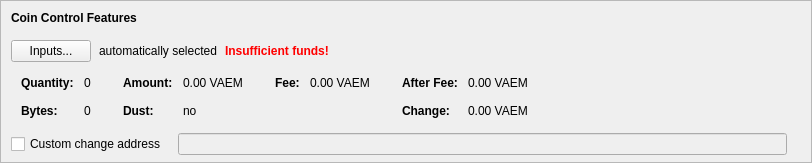
    <widget class="QFrame" name="frameCoinControl">
     <property name="sizePolicy">
      <sizepolicy hsizetype="Expanding" vsizetype="Expanding">
       <horstretch>0</horstretch>
       <verstretch>0</verstretch>
      </sizepolicy>
     </property>
     <property name="maximumSize">
      <size>
       <width>16777215</width>
       <height>16777215</height>
      </size>
     </property>
     <property name="frameShape">
      <enum>QFrame::StyledPanel</enum>
     </property>
     <property name="frameShadow">
      <enum>QFrame::Sunken</enum>
     </property>
     <layout class="QVBoxLayout" name="verticalLayoutCoinControl2">
      <property name="spacing">
       <number>0</number>
      </property>
      <property name="leftMargin">
       <number>0</number>
      </property>
      <property name="topMargin">
       <number>0</number>
      </property>
      <property name="rightMargin">
       <number>0</number>
      </property>
      <property name="bottomMargin">
       <number>6</number>
      </property>
      <item>
       <layout class="QVBoxLayout" name="verticalLayoutCoinControl" stretch="0,0,0,0,1">
        <property name="spacing">
         <number>0</number>
        </property>
        <property name="leftMargin">
         <number>10</number>
        </property>
        <property name="topMargin">
         <number>10</number>
        </property>
        <item>
         <layout class="QHBoxLayout" name="horizontalLayoutCoinControl1">
          <property name="bottomMargin">
           <number>15</number>
          </property>
          <item>
           <widget class="QLabel" name="labelCoinControlFeatures">
            <property name="sizePolicy">
             <sizepolicy hsizetype="Preferred" vsizetype="Maximum">
              <horstretch>0</horstretch>
              <verstretch>0</verstretch>
             </sizepolicy>
            </property>
            <property name="font">
             <font>
              <weight>75</weight>
              <bold>true</bold>
             </font>
            </property>
            <property name="styleSheet">
             <string notr="true">font-weight:bold;</string>
            </property>
            <property name="text">
             <string>Coin Control Features</string>
            </property>
           </widget>
          </item>
         </layout>
        </item>
        <item>
         <layout class="QHBoxLayout" name="horizontalLayoutCoinControl2" stretch="0,0,0,0">
          <property name="spacing">
           <number>8</number>
          </property>
          <property name="bottomMargin">
           <number>10</number>
          </property>
          <item>
           <widget class="QPushButton" name="pushButtonCoinControl">
            <property name="styleSheet">
             <string notr="true"/>
            </property>
            <property name="text">
             <string>Inputs...</string>
            </property>
            <property name="autoDefault">
             <bool>false</bool>
            </property>
           </widget>
          </item>
          <item>
           <widget class="QLabel" name="labelCoinControlAutomaticallySelected">
            <property name="text">
             <string>automatically selected</string>
            </property>
            <property name="margin">
             <number>5</number>
            </property>
           </widget>
          </item>
          <item>
           <widget class="QLabel" name="labelCoinControlInsuffFunds">
            <property name="font">
             <font>
              <weight>75</weight>
              <bold>true</bold>
             </font>
            </property>
            <property name="styleSheet">
             <string notr="true">color:red;font-weight:bold;</string>
            </property>
            <property name="text">
             <string>Insufficient funds!</string>
            </property>
            <property name="margin">
             <number>5</number>
            </property>
           </widget>
          </item>
          <item>
           <spacer name="horizontalSpacerCoinControl">
            <property name="orientation">
             <enum>Qt::Horizontal</enum>
            </property>
            <property name="sizeHint" stdset="0">
             <size>
              <width>40</width>
              <height>1</height>
             </size>
            </property>
           </spacer>
          </item>
         </layout>
        </item>
        <item>
         <widget class="QWidget" name="widgetCoinControl" native="true">
          <property name="sizePolicy">
           <sizepolicy hsizetype="Preferred" vsizetype="Preferred">
            <horstretch>0</horstretch>
            <verstretch>0</verstretch>
           </sizepolicy>
          </property>
          <property name="minimumSize">
           <size>
            <width>0</width>
            <height>0</height>
           </size>
          </property>
          <property name="styleSheet">
           <string notr="true"/>
          </property>
          <layout class="QHBoxLayout" name="horizontalLayoutCoinControl5">
           <property name="leftMargin">
            <number>0</number>
           </property>
           <property name="topMargin">
            <number>0</number>
           </property>
           <property name="rightMargin">
            <number>0</number>
           </property>
           <property name="bottomMargin">
            <number>0</number>
           </property>
           <item>
            <layout class="QHBoxLayout" name="horizontalLayoutCoinControl3" stretch="0,0,0,1">
             <property name="spacing">
              <number>20</number>
             </property>
             <property name="topMargin">
              <number>0</number>
             </property>
             <property name="bottomMargin">
              <number>10</number>
             </property>
             <item>
              <layout class="QFormLayout" name="formLayoutCoinControl1">
               <property name="horizontalSpacing">
                <number>10</number>
               </property>
               <property name="verticalSpacing">
                <number>14</number>
               </property>
               <property name="leftMargin">
                <number>10</number>
               </property>
               <property name="topMargin">
                <number>4</number>
               </property>
               <property name="rightMargin">
                <number>6</number>
               </property>
               <item row="0" column="0">
                <widget class="QLabel" name="labelCoinControlQuantityText">
                 <property name="font">
                  <font>
                   <weight>75</weight>
                   <bold>true</bold>
                  </font>
                 </property>
                 <property name="text">
                  <string>Quantity:</string>
                 </property>
                 <property name="margin">
                  <number>0</number>
                 </property>
                </widget>
               </item>
               <item row="0" column="1">
                <widget class="QLabel" name="labelCoinControlQuantity">
                 <property name="cursor">
                  <cursorShape>IBeamCursor</cursorShape>
                 </property>
                 <property name="contextMenuPolicy">
                  <enum>Qt::ActionsContextMenu</enum>
                 </property>
                 <property name="text">
                  <string notr="true">0</string>
                 </property>
                 <property name="margin">
                  <number>0</number>
                 </property>
                 <property name="textInteractionFlags">
                  <set>Qt::LinksAccessibleByMouse|Qt::TextSelectableByKeyboard|Qt::TextSelectableByMouse</set>
                 </property>
                </widget>
               </item>
               <item row="1" column="0">
                <widget class="QLabel" name="labelCoinControlBytesText">
                 <property name="font">
                  <font>
                   <weight>75</weight>
                   <bold>true</bold>
                  </font>
                 </property>
                 <property name="text">
                  <string>Bytes:</string>
                 </property>
                </widget>
               </item>
               <item row="1" column="1">
                <widget class="QLabel" name="labelCoinControlBytes">
                 <property name="cursor">
                  <cursorShape>IBeamCursor</cursorShape>
                 </property>
                 <property name="contextMenuPolicy">
                  <enum>Qt::ActionsContextMenu</enum>
                 </property>
                 <property name="text">
                  <string notr="true">0</string>
                 </property>
                 <property name="textInteractionFlags">
                  <set>Qt::LinksAccessibleByMouse|Qt::TextSelectableByKeyboard|Qt::TextSelectableByMouse</set>
                 </property>
                </widget>
               </item>
              </layout>
             </item>
             <item>
              <layout class="QFormLayout" name="formLayoutCoinControl2">
               <property name="horizontalSpacing">
                <number>10</number>
               </property>
               <property name="verticalSpacing">
                <number>14</number>
               </property>
               <property name="leftMargin">
                <number>6</number>
               </property>
               <property name="topMargin">
                <number>4</number>
               </property>
               <property name="rightMargin">
                <number>6</number>
               </property>
               <item row="0" column="0">
                <widget class="QLabel" name="labelCoinControlAmountText">
                 <property name="font">
                  <font>
                   <weight>75</weight>
                   <bold>true</bold>
                  </font>
                 </property>
                 <property name="text">
                  <string>Amount:</string>
                 </property>
                 <property name="margin">
                  <number>0</number>
                 </property>
                </widget>
               </item>
               <item row="0" column="1">
                <widget class="QLabel" name="labelCoinControlAmount">
                 <property name="cursor">
                  <cursorShape>IBeamCursor</cursorShape>
                 </property>
                 <property name="contextMenuPolicy">
                  <enum>Qt::ActionsContextMenu</enum>
                 </property>
                 <property name="text">
                  <string notr="true">0.00 VAEM</string>
                 </property>
                 <property name="textInteractionFlags">
                  <set>Qt::LinksAccessibleByMouse|Qt::TextSelectableByKeyboard|Qt::TextSelectableByMouse</set>
                 </property>
                </widget>
               </item>
               <item row="1" column="0">
                <widget class="QLabel" name="labelCoinControlLowOutputText">
                 <property name="font">
                  <font>
                   <weight>75</weight>
                   <bold>true</bold>
                  </font>
                 </property>
                 <property name="text">
                  <string>Dust:</string>
                 </property>
                </widget>
               </item>
               <item row="1" column="1">
                <widget class="QLabel" name="labelCoinControlLowOutput">
                 <property name="cursor">
                  <cursorShape>IBeamCursor</cursorShape>
                 </property>
                 <property name="contextMenuPolicy">
                  <enum>Qt::ActionsContextMenu</enum>
                 </property>
                 <property name="text">
                  <string notr="true">no</string>
                 </property>
                 <property name="textInteractionFlags">
                  <set>Qt::LinksAccessibleByMouse|Qt::TextSelectableByKeyboard|Qt::TextSelectableByMouse</set>
                 </property>
                </widget>
               </item>
              </layout>
             </item>
             <item>
              <layout class="QFormLayout" name="formLayoutCoinControl3">
               <property name="horizontalSpacing">
                <number>10</number>
               </property>
               <property name="verticalSpacing">
                <number>14</number>
               </property>
               <property name="leftMargin">
                <number>6</number>
               </property>
               <property name="topMargin">
                <number>4</number>
               </property>
               <property name="rightMargin">
                <number>6</number>
               </property>
               <item row="0" column="0">
                <widget class="QLabel" name="labelCoinControlFeeText">
                 <property name="font">
                  <font>
                   <weight>75</weight>
                   <bold>true</bold>
                  </font>
                 </property>
                 <property name="text">
                  <string>Fee:</string>
                 </property>
                 <property name="margin">
                  <number>0</number>
                 </property>
                </widget>
               </item>
               <item row="0" column="1">
                <widget class="QLabel" name="labelCoinControlFee">
                 <property name="cursor">
                  <cursorShape>IBeamCursor</cursorShape>
                 </property>
                 <property name="contextMenuPolicy">
                  <enum>Qt::ActionsContextMenu</enum>
                 </property>
                 <property name="text">
                  <string notr="true">0.00 VAEM</string>
                 </property>
                 <property name="textInteractionFlags">
                  <set>Qt::LinksAccessibleByMouse|Qt::TextSelectableByKeyboard|Qt::TextSelectableByMouse</set>
                 </property>
                </widget>
               </item>
              </layout>
             </item>
             <item>
              <layout class="QFormLayout" name="formLayoutCoinControl4">
               <property name="horizontalSpacing">
                <number>10</number>
               </property>
               <property name="verticalSpacing">
                <number>14</number>
               </property>
               <property name="leftMargin">
                <number>6</number>
               </property>
               <property name="topMargin">
                <number>4</number>
               </property>
               <property name="rightMargin">
                <number>6</number>
               </property>
               <item row="0" column="0">
                <widget class="QLabel" name="labelCoinControlAfterFeeText">
                 <property name="font">
                  <font>
                   <weight>75</weight>
                   <bold>true</bold>
                  </font>
                 </property>
                 <property name="text">
                  <string>After Fee:</string>
                 </property>
                 <property name="margin">
                  <number>0</number>
                 </property>
                </widget>
               </item>
               <item row="0" column="1">
                <widget class="QLabel" name="labelCoinControlAfterFee">
                 <property name="cursor">
                  <cursorShape>IBeamCursor</cursorShape>
                 </property>
                 <property name="contextMenuPolicy">
                  <enum>Qt::ActionsContextMenu</enum>
                 </property>
                 <property name="text">
                  <string notr="true">0.00 VAEM</string>
                 </property>
                 <property name="textInteractionFlags">
                  <set>Qt::LinksAccessibleByMouse|Qt::TextSelectableByKeyboard|Qt::TextSelectableByMouse</set>
                 </property>
                </widget>
               </item>
               <item row="1" column="0">
                <widget class="QLabel" name="labelCoinControlChangeText">
                 <property name="font">
                  <font>
                   <weight>75</weight>
                   <bold>true</bold>
                  </font>
                 </property>
                 <property name="text">
                  <string>Change:</string>
                 </property>
                </widget>
               </item>
               <item row="1" column="1">
                <widget class="QLabel" name="labelCoinControlChange">
                 <property name="cursor">
                  <cursorShape>IBeamCursor</cursorShape>
                 </property>
                 <property name="contextMenuPolicy">
                  <enum>Qt::ActionsContextMenu</enum>
                 </property>
                 <property name="text">
                  <string notr="true">0.00 VAEM</string>
                 </property>
                 <property name="textInteractionFlags">
                  <set>Qt::LinksAccessibleByMouse|Qt::TextSelectableByKeyboard|Qt::TextSelectableByMouse</set>
                 </property>
                </widget>
               </item>
              </layout>
             </item>
            </layout>
           </item>
          </layout>
         </widget>
        </item>
        <item>
         <layout class="QHBoxLayout" name="horizontalLayoutCoinControl4" stretch="0,0,0">
          <property name="spacing">
           <number>12</number>
          </property>
          <property name="sizeConstraint">
           <enum>QLayout::SetDefaultConstraint</enum>
          </property>
          <property name="topMargin">
           <number>5</number>
          </property>
          <property name="rightMargin">
           <number>5</number>
          </property>
          <item>
           <widget class="QCheckBox" name="checkBoxCoinControlChange">
            <property name="toolTip">
             <string>If this is activated, but the change address is empty or invalid, change will be sent to a newly generated address.</string>
            </property>
            <property name="text">
             <string>Custom change address</string>
            </property>
           </widget>
          </item>
          <item>
           <widget class="QValidatedLineEdit" name="lineEditCoinControlChange">
            <property name="enabled">
             <bool>false</bool>
            </property>
            <property name="sizePolicy">
             <sizepolicy hsizetype="Expanding" vsizetype="Fixed">
              <horstretch>0</horstretch>
              <verstretch>0</verstretch>
             </sizepolicy>
            </property>
           </widget>
          </item>
          <item>
           <widget class="QLabel" name="labelCoinControlChangeLabel">
            <property name="sizePolicy">
             <sizepolicy hsizetype="Preferred" vsizetype="Expanding">
              <horstretch>0</horstretch>
              <verstretch>0</verstretch>
             </sizepolicy>
            </property>
            <property name="minimumSize">
             <size>
              <width>0</width>
              <height>0</height>
             </size>
            </property>
            <property name="text">
             <string/>
            </property>
            <property name="margin">
             <number>3</number>
            </property>
           </widget>
          </item>
         </layout>
        </item>
        <item>
         <spacer name="verticalSpacerCoinControl">
          <property name="orientation">
           <enum>Qt::Vertical</enum>
          </property>
          <property name="sizeHint" stdset="0">
           <size>
            <width>800</width>
            <height>1</height>
           </size>
          </property>
         </spacer>
        </item>
       </layout>
      </item>
     </layout>
    </widget>
